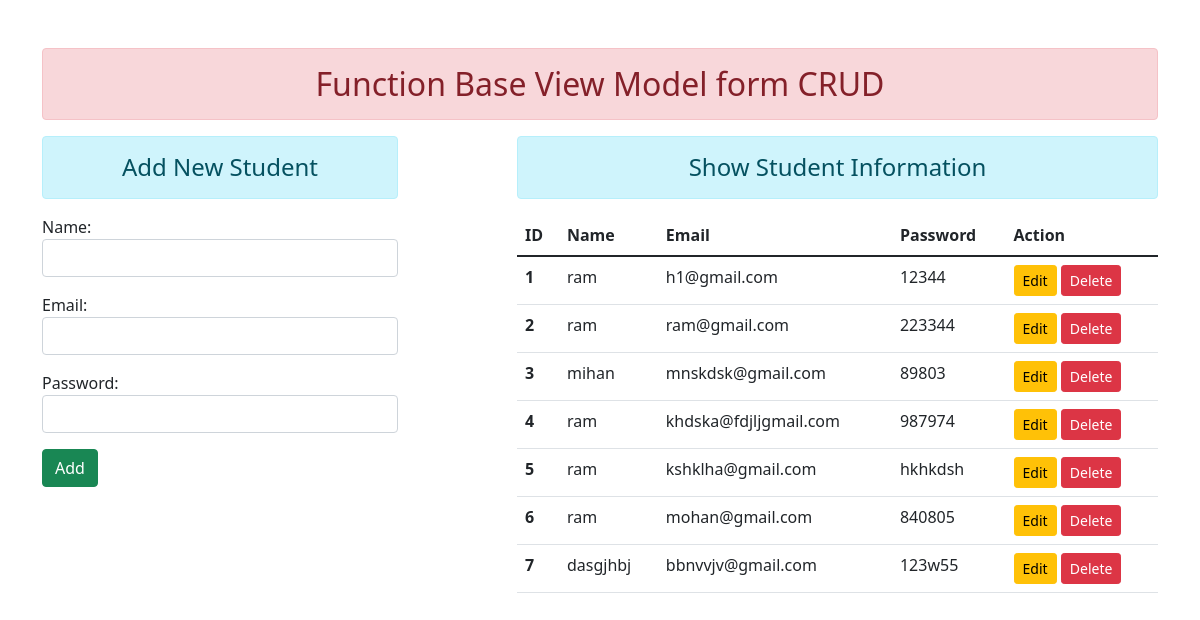
The app's page /, older data.
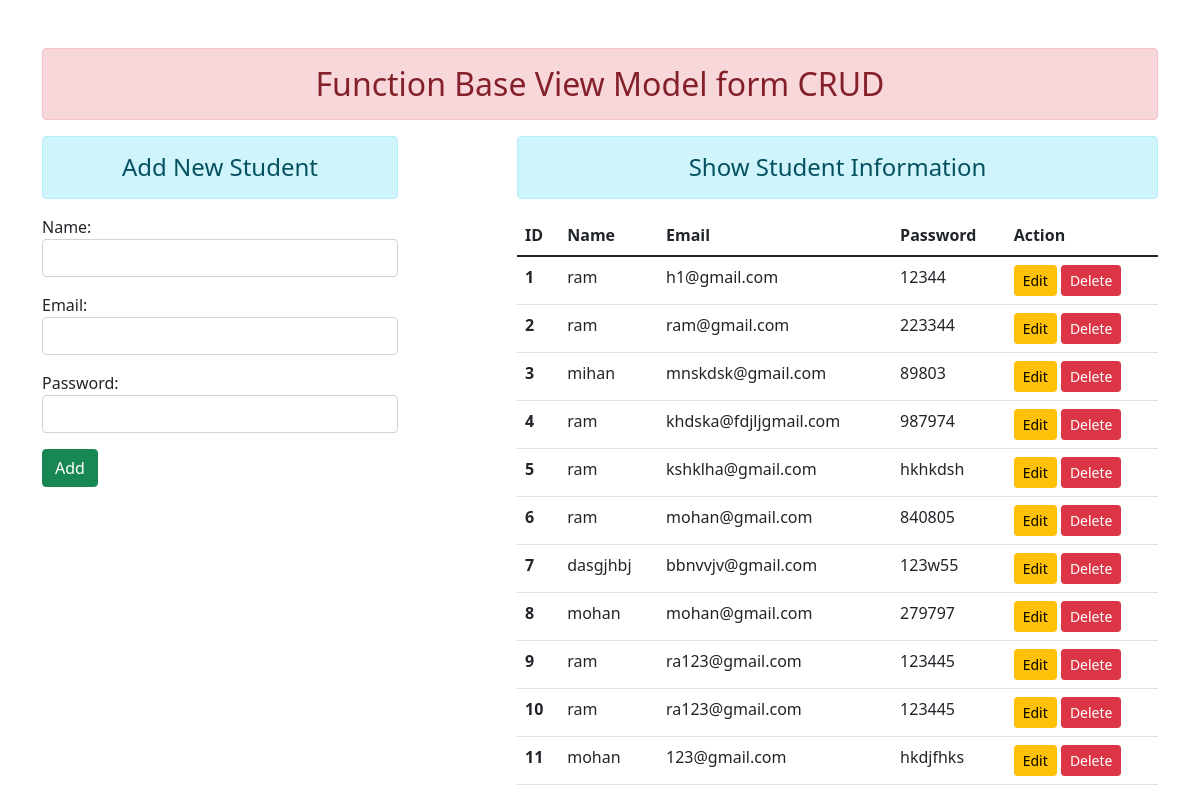
The same page, newer data.
### enroll/models.py (models this page shows, shortened)
class User(models.Model):
    name=models.CharField(max_length=70)
    email=models.EmailField(max_length=100)
    password=models.CharField(max_length=100)

### enroll/views.py (the view)
# urls.py: path('',views.add_show,name='add_show'),
def add_show(request):
    if request.method == 'POST':
        fm=StudentsRegisteration(request.POST)
        if fm.is_valid():
            nm=fm.cleaned_data['name']
            em=fm.cleaned_data['email']
            pw=fm.cleaned_data['password']
            reg =User(name=nm,email=em,password=pw)
            reg.save()
            fm=StudentsRegisteration()
    else:
        fm=StudentsRegisteration()
    stud=User.objects.all()
    return render(request,'enroll/add_show.html',{'form':fm,'stu':stud})

### enroll/forms.py
class StudentsRegisteration(forms.ModelForm):
    class Meta:
        model=User
        fields=['name','email','password']
        widgets = {
            'name':forms.TextInput(attrs={'class':'form-control'}),
            'email':forms.EmailInput(attrs={'class':'form-control'}),
            'password':forms.PasswordInput(attrs={'class':'form-control'}),
        }

### enroll/templates/enroll/add_show.html (shortened to what this page needs)
{% extends 'enroll/base.html' %}{% load static %}
{% block content %}
<div class="row">
    <div class="col-sm-4">
        <h4 class="text-center alert alert-info">Add New Student</h4>
        <form action="" method="POST">
            {{form.as_p}}
            <input type="submit" class="btn btn-success" value="Add">
        </form>
    </div>
      <div class="col-sm-7 offset-1">
        <h4 class="text-center alert alert-info">Show Student Information</h4>
        {% if stu %}
        <table class="table table-hover">
            <thead>
                <tr>
                  <th scope="col">ID</th>
                  <th scope="col">Name</th>
                  <th scope="col">Email</th>
                  <th scope="col">Password</th>
                  <th scope="col">Action</th>
                </tr>
              </thead>
              <tbody>
                  {% for st in stu %}
                <tr>
                    <th scope="row">{{st.id}}</th>
                    <td>{{st.name}}</td>
                    <td>{{st.email}}</td>
                    <td>{{st.password}}</td>
                    <td> <a href="{% url 'updated-data' st.id %}" class="btn btn-warning btn-sm">Edit</a>
                        <form action="{% url 'delete-data' st.id %}" method="post" class="d-inline">
                            <input class="btn btn-danger btn-sm" type="submit" value="Delete">
                        </form>
                </tr>
                {% endfor %}
              </tbody>
          </table>
        {% else %}
        <h4 class="text-center alert alert-warning">No Record!!</h4>
        {% endif %}
    </div>
    </div>
{% endblock content %}

Row changes from the older to the newer data that the page shows:
added User: id "8", name "mohan", email "mohan@gmail.com", password "279797"
added User: id "9", name "ram", email "ra123@gmail.com", password "123445"
added User: id "10", name "ram", email "ra123@gmail.com", password "123445"
added User: id "11", name "mohan", email "123@gmail.com", password "hkdjfhks"
